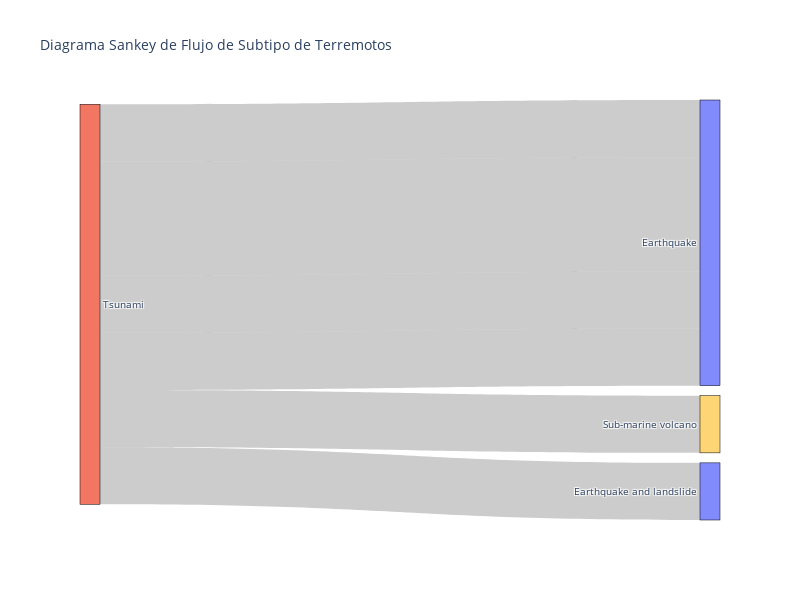

Notebook source saved alongside this figure:
### Code cell
import plotly.graph_objects as go

# Agrupar por columnas relevantes y calcular los conteos
df_sankey = df_earthquake.groupby(['Disaster Type', 'Disaster Subtype', 'Associated Dis', 'Region', 'Origin']).size().reset_index(name='Count')

# Crear las etiquetas de nodos para el diagrama Sankey
nodes = pd.unique(df_sankey[['Disaster Type', 'Disaster Subtype', 'Associated Dis', 'Region', 'Origin']].values.ravel('K'))

# Crear enlaces entre nodos
link_source = [nodes.tolist().index(x) for x in df_sankey['Disaster Subtype']]
link_target = [nodes.tolist().index(x) for x in df_sankey['Origin']]
link_value = df_sankey['Count']

# Crear el diagrama Sankey
fig = go.Figure(data=[go.Sankey(
    node=dict(
        pad=10,
        thickness=20,
        line=dict(color='black', width=0.5),
        label=nodes
    ),
    link=dict(
        source=link_source,
        target=link_target,
        value=link_value,
        hovertemplate='Source: %{source.label}<br>Target: %{target.label}<br>Value: %{value}'
    )
)])

# Personalizar el diagrama Sankey
fig.update_layout(
    title='Diagrama Sankey de Flujo de Subtipo de Terremotos',
    font=dict(size=10),
    height=600,
    width=800
)

# Show the Sankey diagram
fig.show()

### Figure 1 — Plotly figure (JSON) as saved in the notebook; plotly's stock layout.template omitted (floating-point values rounded to 4 significant figures)
{"data": [{"link": {"hovertemplate": "Source: %{source.label}<br>Target: %{target.label}<br>Value: %{value}", "source": [1, 1, 1, 1, 1, 1], "target": [0, 0, 0, 0, 9, 10], "value": [1, 2, 1, 1, 1, 1]}, "node": {"label": ["Earthquake", "Tsunami", "Slide (land, mud, snow, rock)", "Tsunami/Tidal wave", "Melanesia", "Eastern Asia", "Northern America", "South America", "South-Eastern Asia", "Sub-marine volcano", "Earthquake and landslide"], "line": {"color": "black", "width": 0.5}, "pad": 10, "thickness": 20}, "type": "sankey"}], "layout": {"font": {"size": 10}, "height": 600, "title": {"text": "Diagrama Sankey de Flujo de Subtipo de Terremotos"}, "width": 800}}
